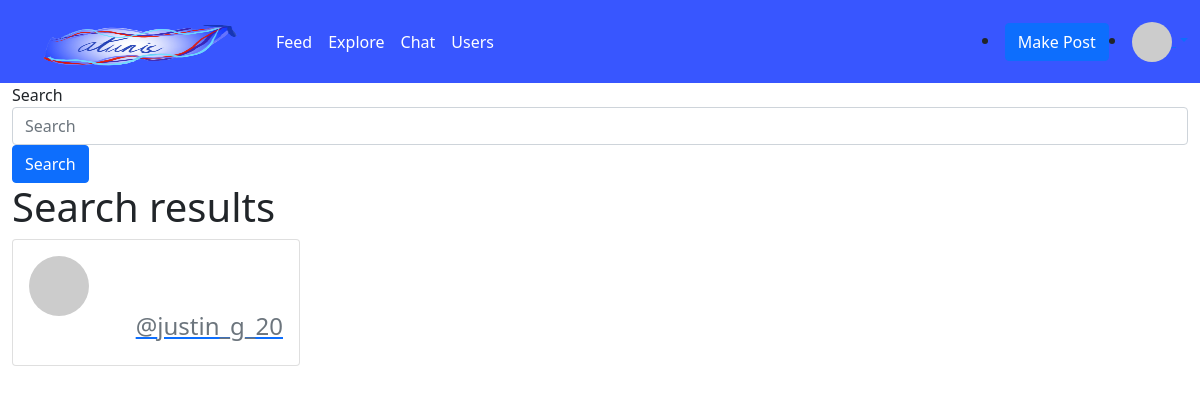
Before: /media/users (signed in) with the older database file.
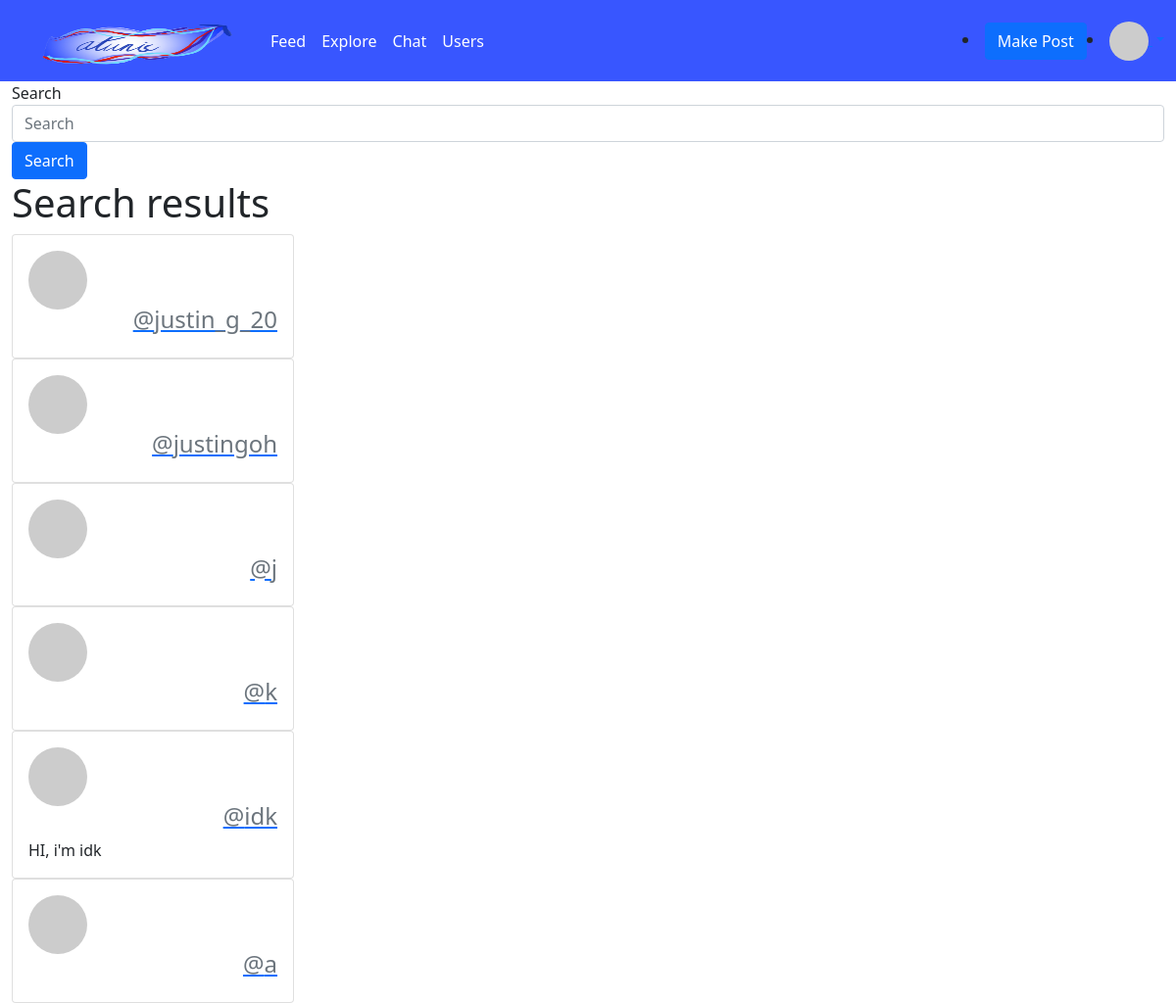
After: the same page with the newer database file.
### code.py (models this page shows, shortened)
class users(db.Model):
    id = db.Column("id", db.Integer, primary_key=True)
    name = db.Column(db.String(100))
    email = db.Column(db.String(100))
    about_me = db.Column(db.String(400))
    password = db.Column(db.String(100))
    posts = db.relationship("Post", backref="author", lazy="dynamic")
    followed = db.relationship(
        "users",
        secondary=followers,
        primaryjoin=(followers.c.follower_id == id),
        secondaryjoin=(followers.c.followed_id == id),
        backref=db.backref("followers", lazy="dynamic"),
        lazy="dynamic",
    )
    liked = db.relationship(
        "PostLike", foreign_keys="PostLike.user_id", backref="user", lazy="dynamic"
    )
    def avatar(self):
        return (
            "https://www.gravatar.com/avatar/"
            + md5(self.email.encode()).hexdigest()
            + "?d=identicon"
        )

### media.py (the view)
@media.route("/users", methods=["POST", "GET"])
def usrs():
    if "user" not in session:
        return redirect(url_for("login"))
    if request.method == "POST":
        search = request.form["search"]
        usrsi = users.query.filter(users.name.like("%" + search + "%")).limit(50)
        return render_template("media_users.html", users=users, given_users=usrsi)
    else:
        return render_template(
            "media_users.html", users=users, given_users=users.query.limit(50)
        )

### templates/media_users.html (shortened to what this page needs)
{% extends "media.html" %}
{% block content %}
<form action="#" method="post">
    <div class="form-group">
        <label for="search">Search</label>
        <input type="text" class="form-control" id="search" name="search"
            placeholder="Search">
    </div>
    <button type="submit" class="btn btn-primary">Search</button>
</form>
<h1>Search results</h1>
{% for usr in given_users %}
<div class="card" style="width: 18rem;">
    <div class="card-body">
        <img src="{{usr.avatar()}}" width="60" height="60"
            class="rounded-circle">
        <h5 class="card-title" style="text-align:right;">
            <a href="/media/profile/{{usr.name}}">
                <h4 class="card-subtitle mb-2 text-muted">@{{usr.name}}</h6>
            </a>
        </h5>
        <p class="card-text">{{usr.about_me}}</p>
    </div>
</div>
{% endfor %}
{% endblock %}

Changed rows visible on the page:
added users: name "justingoh"
added users: name "j"
added users: name "k"
added users: name "idk", about_me "HI, i'm idk"
added users: name "a"
